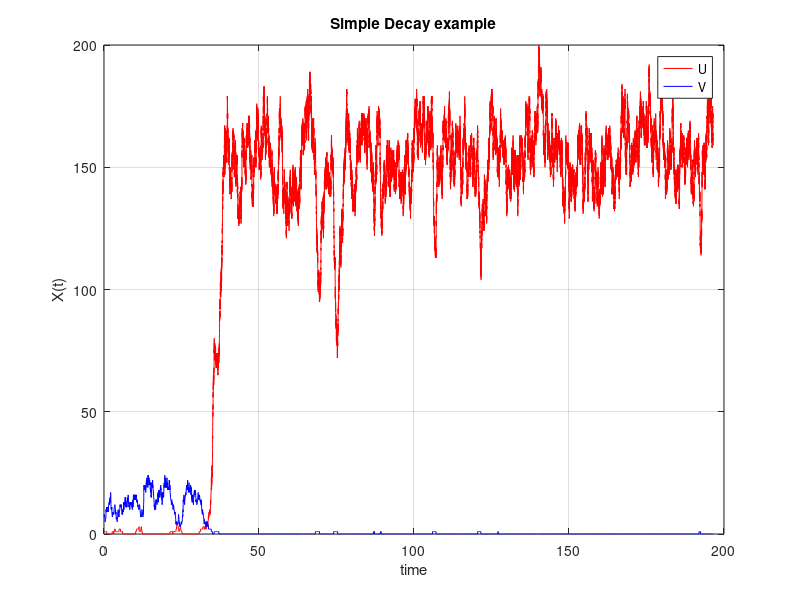

Write MATLAB code to recreate this figure.
%Bistable Switch 
%Based on Gillespie D. Exact Stochastic SImulation of COupled Chemical...

clear all
close all
clc

%initial conditions 

global alpha1
global alpha2
global gamma
global beta


alpha1=156.25;
alpha2=15.6;
beta=2.5;
gamma=1.1;


u0=1;
v0=6;

t0=0;
t=t0;

u=u0;
v=v0;

uplot=ones(1,1)*u0;
vplot=ones(1,1)*v0;
tplo=zeros(1,1);
tplo(1,1)=t0;



s=0;
smax=50000;

while s<smax    
    
    a(1)=alpha1/(1+v^beta);
    a(2)=u;
    a(3)=alpha2/(1+u^gamma);
    a(4)=v;
    a0=sum(a);
    %step 2
    r=rand(2,1);
    tao=-log(r(1))/a0;
    mu=find((cumsum(a) >= r(2)*a0),1,'first');
    %step 3
    t=t+tao;
    
    if mu==1
        u=u+1;
    elseif mu==2
        u=u-1;        
    elseif mu==3
        v=v+1;
    elseif mu==4
        v=v-1;
    end
    
    
 s=s+1;
 tplo(s)=t;
 uplot(s)=u;
 vplot(s)=v;
 end
 
%plots and ode solver    

figure(1)    
%plot(tplo,Xplot,'*b',te,ex,'r');
plot(tplo,uplot,'r',tplo,vplot,'b');
grid on
xlabel('time');
ylabel('X(t)');
title('Simple Decay example');
legend('U','V')
%saveas(figure(1),'/home/jl/MI_BIBLIOTECA/Escuela/Lund/II/Systems Biology/P2/untitled61.png');
